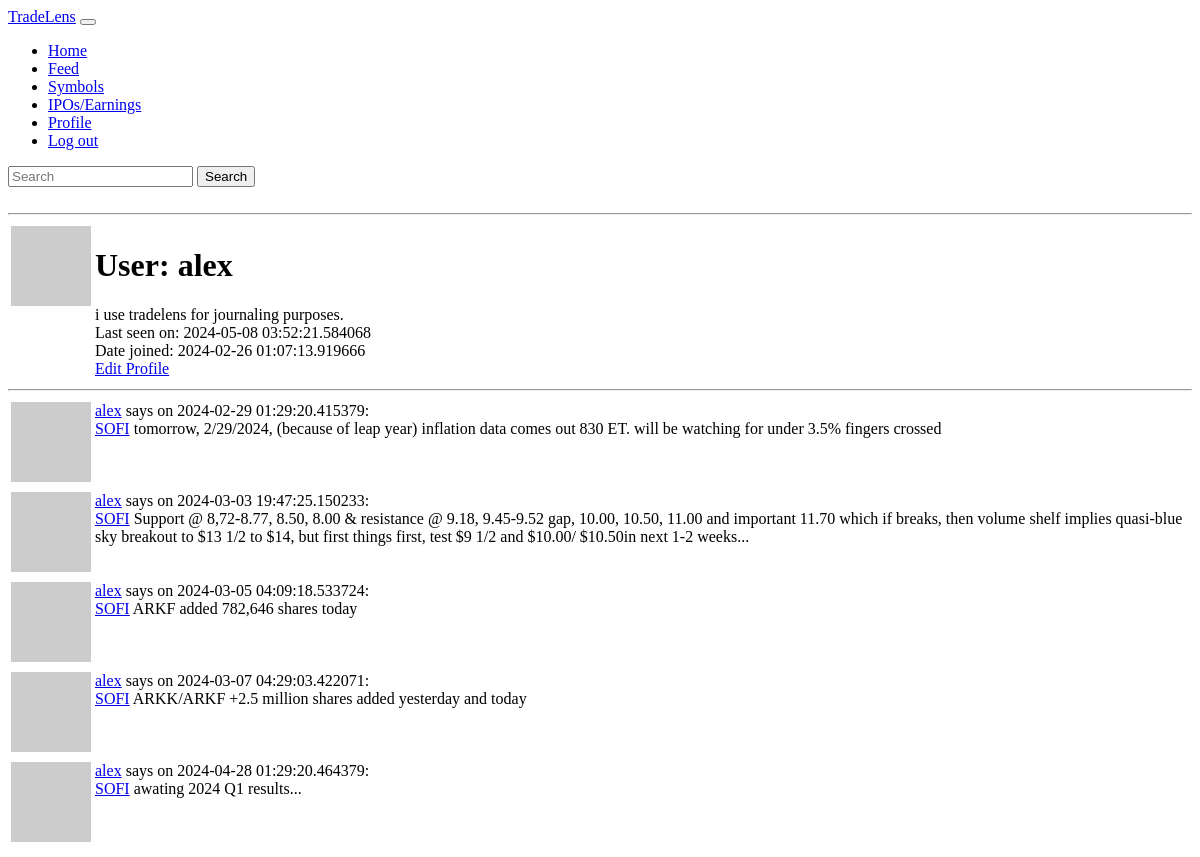
/user/alex (signed in), run on an earlier commit of the app's database.
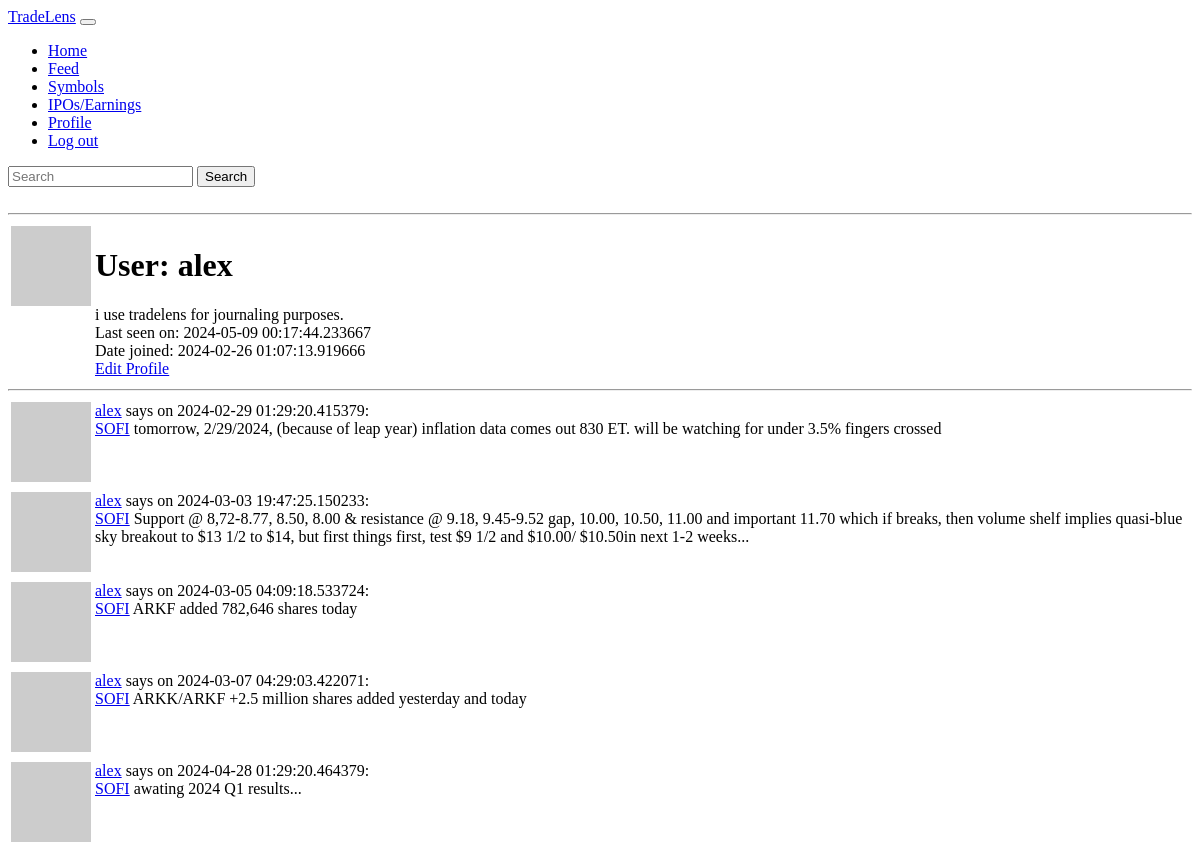
And on a later commit of the database.
### app/models.py (models this page shows, shortened)
class User(db.Model, UserMixin):
    id: so.Mapped[int] = so.mapped_column(primary_key=True)
    username: so.Mapped[str] = so.mapped_column(sa.String(64), index=True, unique=True)
    email: so.Mapped[str] = so.mapped_column(sa.String(120), index=True, unique=True)
    password_hash: so.Mapped[Optional[str]] = so.mapped_column(sa.String(256))
    about_me: so.Mapped[Optional[str]] = so.mapped_column(sa.String(200))
    last_seen: so.Mapped[Optional[datetime]] = so.mapped_column(default=lambda: datetime.now(timezone.utc))
    date_joined: so.Mapped[Optional[datetime]] = so.mapped_column(index=True, default=lambda: datetime.now(timezone.utc))
    posts: so.WriteOnlyMapped['Post'] = so.relationship(back_populates='author')
    watching = db.relationship('Stocks', secondary=watchlist, backref='watchers')
    def avatar(self, size):
        digest = md5(self.email.lower().encode('utf-8')).hexdigest()
        return f'https://www.gravatar.com/avatar/{digest}?d=identicon&s={size}'  # url of user's avatar image
    following: so.WriteOnlyMapped['User'] = so.relationship(
        secondary=followers,
        primaryjoin=(followers.c.follower_id == id),
        secondaryjoin=(followers.c.following_id == id),
        back_populates='followers'
    )
    followers: so.WriteOnlyMapped['User'] = so.relationship(
        secondary=followers,
        primaryjoin=(followers.c.following_id == id),
        secondaryjoin=(followers.c.follower_id == id),
        back_populates='following'
    )

class Post(db.Model):
    id: so.Mapped[int] = so.mapped_column(primary_key=True)
    title: so.Mapped[str] = so.mapped_column(sa.String(10), index=True)
    content: so.Mapped[str] = so.mapped_column(sa.Text())
    timestamp: so.Mapped[datetime] = so.mapped_column(index=True, default=lambda: datetime.now(timezone.utc))
    user_id: so.Mapped[int] = so.mapped_column(sa.ForeignKey(User.id), index=True)  # foreign key to link user_id which refers to the primary key id from the User model
    author: so.Mapped[User] = so.relationship(back_populates='posts')

### app/routes.py (the view)
@app.route('/user/<username>')
@login_required
def user(username):
    user = User.query.filter_by(username=username).first_or_404()
    form = EmptyForm()
    posts = Post.query.order_by(Post.timestamp).where(Post.user_id == user.id)
    return render_template('user.html', title=f'{user.username}', user=user, posts=posts, form=form)

### app/forms.py
class EmptyForm(FlaskForm):
    submit = SubmitField('Submit')

class SearchForm(FlaskForm):
    searched = StringField("Searched", validators=[DataRequired()])  # name="searched" attribute, in form of navbar.html
    submit = SubmitField("Submit")

### app/models.py (called while the page is built)
@login_manager.user_loader
def load_user(id):  # Flask-Login passes id argument as string
    return db.session.get(User, int(id))

### app/routes.py (called while the page is built)
@app.before_request
def before_request():
    if current_user.is_authenticated:  # if current_user is logged in
        current_user.last_seen = datetime.now(timezone.utc)  # set last seen field to current time
        db.session.commit()

@app.context_processor
def base():
    form = SearchForm()
    return dict(form=form)

### app/templates/user.html
{% extends 'base.html' %}
{% block content %}
    <table>
        <tr valign="top">
            <td><img src="{{ user.avatar(128) }}" alt=""></td>
            <td>
                <h1>User: {{ user.username }}</h1>
                {% if user.about_me %} {{ user.about_me }} {% endif %} <br>
                {% if user.last_seen %} Last seen on: {{ user.last_seen }} {% endif %} <br>
                {% if user.date_joined %} Date joined: {{ user.date_joined }} {% endif %} <br>
                {% if user == current_user %}
                    <a href="{{ url_for('edit_profile') }}">Edit Profile</a>
                {% elif not current_user.is_following(user) %}
                    <form action="{{ url_for('follow', username=user.username) }}" method="post">
                        {{ form.hidden_tag() }}
                        {{ form.submit(value='Follow')}}
                    </form>
                {% else %}
                    <form action="{{ url_for('unfollow', username=user.username) }}" method="post">
                        {{ form.hidden_tag() }}
                        {{ form.submit(value='Unfollow')}}
                    </form>
                {% endif %}
            </td>
        </tr>
    </table>
    <hr>
    {% for post in posts %}
        {% include '_post.html' %}
    {% endfor %}
{% endblock %}

### app/templates/base.html (shortened to what this page needs)
<!doctype html>
<html lang="en">
    <head>
    </head>
    <body>
        {% include 'navbar.html' %}
        <br/> <hr>
        {% block content %}
        {% endblock %}
    </body>
</html>

### app/templates/navbar.html (shortened to what this page needs)
<nav class="navbar navbar-expand-lg bg-body-tertiary">
    <div class="container-fluid">
        <a class="navbar-brand" href="{{ url_for('index') }}">TradeLens</a>
        <button class="navbar-toggler" type="button" data-bs-toggle="collapse" data-bs-target="#navbarSupportedContent"
            aria-controls="navbarSupportedContent" aria-expanded="false" aria-label="Toggle navigation">
        </button>
        <div class="collapse navbar-collapse" id="navbarSupportedContent">
            <ul class="navbar-nav me-auto mb-2 mb-lg-0">
                <li class="nav-item">
                    <a class="nav-link" href="{{ url_for('index') }}">Home</a>
                </li>
                <li class="nav-item">
                    <a class="nav-link" href="{{ url_for('feed') }}">Feed</a>
                </li>
                <li class="nav-item">
                    <a class="nav-link" href="{{ url_for('symbol_main') }}">Symbols</a>
                </li>
                <li class="nav-item">
                    <a class="nav-link" href="{{ url_for('earnings_ipos') }}">IPOs/Earnings</a>
                </li>
                {% if current_user.is_anonymous %}
                <li class="nav-item">
                    <a class="nav-link" href="{{ url_for('login') }}">Log in</a>
                </li>
                <li class="nav-item">
                    <a class="nav-link" href="{{ url_for('register') }}">Register</a>
                </li>
                {% else %}
                <li class="nav-item">
                    <a class="nav-link" href="{{ url_for('user', username=current_user.username) }}">Profile</a>
                </li>
                <li class="nav-item">
                    <a class="nav-link" href="{{ url_for('logout') }}">Log out</a>
                </li>
                {% endif %}
            </ul>
            <form method="POST" action="{{ url_for('search') }}" class="d-flex" role="search">
                <input class="form-control me-2" type="search" placeholder="Search" aria-label="Search" name="searched">
                <button class="btn btn-outline-success" type="submit">Search</button>
            </form>
        </div>
    </div>
</nav>

### app/templates/_post.html
<table>
    <tr valign="top">
        <td><img src="{{ post.author.avatar(36) }}" alt=""></td>
        <td><a href="{{ url_for('user', username=post.author.username) }}">{{ post.author.username }}</a>
            says on {{ post.timestamp }}: <br>
            <a href="{{ url_for('symbol', symbol=post.title) }}">{{ post.title }}</a>
            {{ post.content }} <br>
        </td>
    </tr>
</table>

What changed in the data, as far as the page shows it:
changed User "alex": last_seen "2024-05-08 03:52:21.584068" → "2024-05-09 00:17:44.233667"
